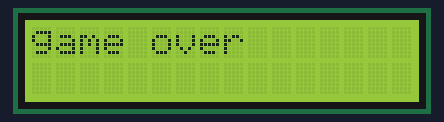
Bench run of a sketch on a simulated Arduino Uno, built with avr-gcc and run on an emulated ATmega328P. On the bench: 16×2 character LCD. Random numbers use the default seed unless the sketch sets one.

Above: at 2.4 s.
At 6.39 s:
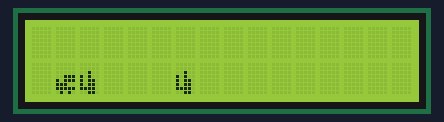
At 10.82 s:
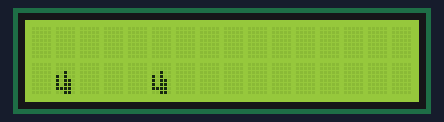
At 21.53 s:
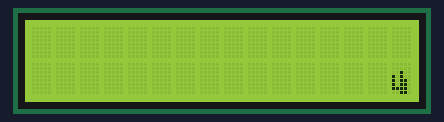
At 30.7 s:
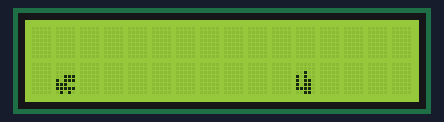
At 39.87 s:
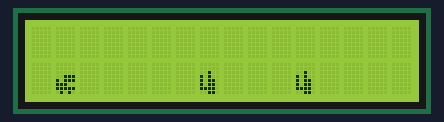

The sketch:

dino_2.ino.ino
```cpp
#include <LiquidCrystal.h>
LiquidCrystal lcd(12, 11, 7, 6, 5, 4);

byte dino[8] =
{
  B00000, B00000, B00000, B00111,
  B10111, B11100, B11111, B01010
};

byte nullSprite[8] =
{
  B00000, B00000, B00000, B00000,
  B00000, B00000, B00000, B00000
};

byte cact[8] =
{
  B00000, B00000, B00100, B10100,
  B10110, B10110, B11110, B00110
};

bool dinoOnGround = true;

void setup() {
  lcd.begin(16, 2);
  lcd.createChar(0, dino);
  lcd.createChar(1, nullSprite);
  lcd.createChar(2, cact);
}

void loop() {
  int rnd_a{};
  rnd_a = random(2, 6);

  for (int b = 15; b > -10; b = b - 1)
  {
    //cact_1
    lcd.setCursor(b, 1);
    lcd.write((byte)2);
    lcd.setCursor(b + 1, 1);
    lcd.write((byte)1);
    delay(150);

    //cact_2
    lcd.setCursor(b + rnd_a, 1);
    lcd.write((byte)2);
    lcd.setCursor(b + rnd_a + 1, 1);
    lcd.write((byte)1);

    //key
    if (Serial.available() > 0)
    {
      char key = Serial.read();
      if (key == 'W')
      {
        dinoOnGround = false;
      }
      if (key == 'S')
      {
        dinoOnGround = true;
      }
    }

    //dino
    if (dinoOnGround == false)
    {
      lcd.setCursor(1, 0);
      lcd.write((byte)0);

      lcd.setCursor(1, 1);
      lcd.write((byte)1);
    }
    if (dinoOnGround == true)
    {
      lcd.setCursor(1, 1);
      lcd.write((byte)0);

      lcd.setCursor(1, 0);
      lcd.write((byte)1);
    }

    //game over
    //game over cact_1
    if (dinoOnGround == true && b == 1)
    {
      lcd.clear();
      lcd.setCursor(0, 0);
      lcd.print("game over");
      delay(2000);
      lcd.clear();
      break;
    }
    //game over cact_2
    if (dinoOnGround == true && b + rnd_a == 1)
    {
      lcd.clear();
      lcd.setCursor(0, 0);
      lcd.print("game over");
      delay(2000);
      lcd.clear();
      break;
    }
  }
}
```

Measured:
- what the display in image 0 shows lasts 2.0 s, from 2.3 s to 4.3 s
